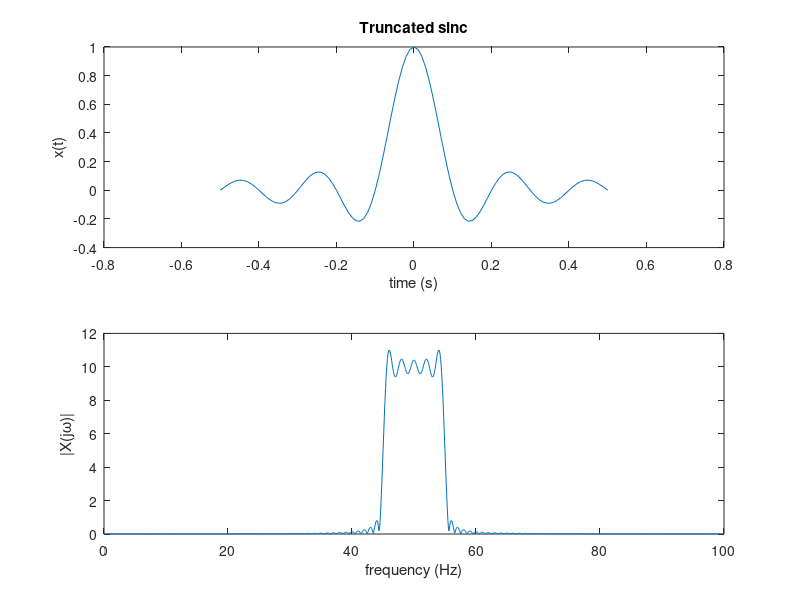
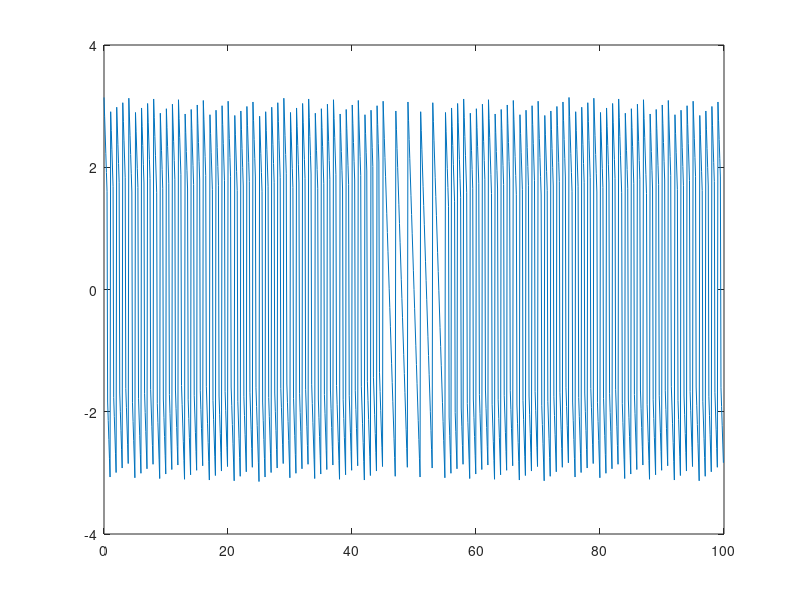

MATLAB code to generate these figures, in order:
Ts = .1; % symbol period (rate 1/Ts)
dt = .01; % sample period
t = -5*Ts:dt:5*Ts; % time vector
x = sinc(t/Ts); % define sinc, note Matlab convention sinc(x) =
sin(pi*x)/(pi*x)
figure
subplot(2,1,1), plot(t,x)
xlabel('time (s)'), ylabel('x(t)'), title('Truncated sinc')
fs = 1/dt; % sample frequency
Nfft = 1024; % length of fft
f = [0:fs/Nfft:fs-fs/Nfft];
subplot(2,1,2), plot(f,abs(fftshift((fft(x,Nfft)))))
xlabel('frequency (Hz)'), ylabel('|X(j\omega)|')

figure, plot(f,angle(fftshift((fft(x,Nfft)))))